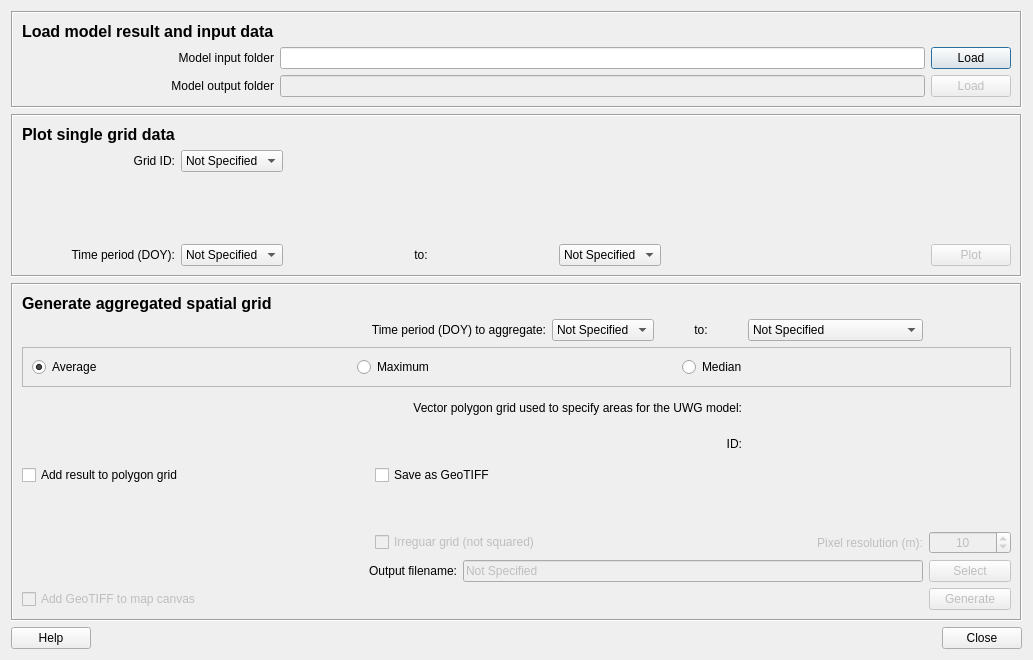
<?xml version="1.0" encoding="UTF-8"?>
<ui version="4.0">
 <class>UWGAnalyserDialogBase</class>
 <widget class="QDialog" name="UWGAnalyserDialogBase">
  <property name="geometry">
   <rect>
    <x>0</x>
    <y>0</y>
    <width>1033</width>
    <height>660</height>
   </rect>
  </property>
  <property name="windowTitle">
   <string>UWG Analyser</string>
  </property>
  <layout class="QGridLayout" name="gridLayout_5">
   <item row="0" column="0" colspan="3">
    <widget class="QFrame" name="frame_8">
     <property name="frameShape">
      <enum>QFrame::Box</enum>
     </property>
     <property name="frameShadow">
      <enum>QFrame::Sunken</enum>
     </property>
     <layout class="QGridLayout" name="gridLayout">
      <item row="1" column="0">
       <widget class="QLabel" name="label_14">
        <property name="text">
         <string>Model input folder</string>
        </property>
        <property name="alignment">
         <set>Qt::AlignRight|Qt::AlignTrailing|Qt::AlignVCenter</set>
        </property>
       </widget>
      </item>
      <item row="3" column="0">
       <widget class="QLabel" name="label_5">
        <property name="text">
         <string>Model output folder</string>
        </property>
        <property name="alignment">
         <set>Qt::AlignRight|Qt::AlignTrailing|Qt::AlignVCenter</set>
        </property>
       </widget>
      </item>
      <item row="1" column="1">
       <widget class="QLineEdit" name="textModelInFolder">
        <property name="toolTip">
         <string>A namelist (RunControl.nml) used for the model run should be specified. This can be located in the suewsmodel directory found as a sub-directory of the UMEP-plugin directory. Note that the namelist includes information on the last model run performed.</string>
        </property>
       </widget>
      </item>
      <item row="3" column="1">
       <widget class="QLineEdit" name="textModelOutFolder">
        <property name="enabled">
         <bool>false</bool>
        </property>
        <property name="toolTip">
         <string>A namelist (RunControl.nml) used for the model run should be specified. This can be located in the suewsmodel directory found as a sub-directory of the UMEP-plugin directory. Note that the namelist includes information on the last model run performed.</string>
        </property>
       </widget>
      </item>
      <item row="0" column="0">
       <widget class="QLabel" name="label_32">
        <property name="text">
         <string>&lt;!DOCTYPE HTML PUBLIC &quot;-//W3C//DTD HTML 4.0//EN&quot; &quot;http://www.w3.org/TR/REC-html40/strict.dtd&quot;&gt;
&lt;html&gt;&lt;head&gt;&lt;meta name=&quot;qrichtext&quot; content=&quot;1&quot; /&gt;&lt;style type=&quot;text/css&quot;&gt;
p, li { white-space: pre-wrap; }
&lt;/style&gt;&lt;/head&gt;&lt;body style=&quot; font-family:'MS Shell Dlg 2'; font-size:8pt; font-weight:400; font-style:normal;&quot;&gt;
&lt;p style=&quot; margin-top:0px; margin-bottom:0px; margin-left:0px; margin-right:0px; -qt-block-indent:0; text-indent:0px;&quot;&gt;&lt;span style=&quot; font-size:12pt; font-weight:600;&quot;&gt;Load model result and input data&lt;/span&gt;&lt;/p&gt;&lt;/body&gt;&lt;/html&gt;</string>
        </property>
       </widget>
      </item>
      <item row="1" column="2">
       <widget class="QPushButton" name="pushButtonInFolder">
        <property name="text">
         <string>Load</string>
        </property>
       </widget>
      </item>
      <item row="3" column="2">
       <widget class="QPushButton" name="pushButtonOutFolder">
        <property name="enabled">
         <bool>false</bool>
        </property>
        <property name="text">
         <string>Load</string>
        </property>
       </widget>
      </item>
     </layout>
    </widget>
   </item>
   <item row="4" column="0">
    <widget class="QPushButton" name="pushButtonHelp">
     <property name="text">
      <string>Help</string>
     </property>
    </widget>
   </item>
   <item row="4" column="1">
    <spacer name="horizontalSpacer_2">
     <property name="orientation">
      <enum>Qt::Horizontal</enum>
     </property>
     <property name="sizeHint" stdset="0">
      <size>
       <width>622</width>
       <height>20</height>
      </size>
     </property>
    </spacer>
   </item>
   <item row="1" column="0" colspan="3">
    <widget class="QFrame" name="frame_POI">
     <property name="enabled">
      <bool>true</bool>
     </property>
     <property name="frameShape">
      <enum>QFrame::Box</enum>
     </property>
     <property name="frameShadow">
      <enum>QFrame::Sunken</enum>
     </property>
     <layout class="QGridLayout" name="gridLayout_3">
      <item row="5" column="0">
       <widget class="QLabel" name="label_10">
        <property name="text">
         <string>Time period (DOY):</string>
        </property>
        <property name="alignment">
         <set>Qt::AlignRight|Qt::AlignTrailing|Qt::AlignVCenter</set>
        </property>
       </widget>
      </item>
      <item row="5" column="3">
       <widget class="QComboBox" name="comboBox_POIDOYMax">
        <property name="enabled">
         <bool>true</bool>
        </property>
        <property name="toolTip">
         <string>Specify the end time period to plot</string>
        </property>
        <item>
         <property name="text">
          <string>Not Specified</string>
         </property>
        </item>
       </widget>
      </item>
      <item row="5" column="5">
       <spacer name="horizontalSpacer">
        <property name="orientation">
         <enum>Qt::Horizontal</enum>
        </property>
        <property name="sizeHint" stdset="0">
         <size>
          <width>40</width>
          <height>20</height>
         </size>
        </property>
       </spacer>
      </item>
      <item row="1" column="1">
       <widget class="QComboBox" name="comboBox_POIField">
        <property name="enabled">
         <bool>true</bool>
        </property>
        <property name="toolTip">
         <string>Here, a list of all available modeled grids are listed. Specify one of the grid IDs. If no grid is available, then no data if found in the model output folder.</string>
        </property>
        <item>
         <property name="text">
          <string>Not Specified</string>
         </property>
        </item>
       </widget>
      </item>
      <item row="2" column="0">
       <spacer name="verticalSpacer_4">
        <property name="orientation">
         <enum>Qt::Vertical</enum>
        </property>
        <property name="sizeHint" stdset="0">
         <size>
          <width>20</width>
          <height>40</height>
         </size>
        </property>
       </spacer>
      </item>
      <item row="5" column="1">
       <widget class="QComboBox" name="comboBox_POIDOYMin">
        <property name="enabled">
         <bool>true</bool>
        </property>
        <property name="toolTip">
         <string>Specify the start time period to plot</string>
        </property>
        <item>
         <property name="text">
          <string>Not Specified</string>
         </property>
        </item>
       </widget>
      </item>
      <item row="5" column="2">
       <widget class="QLabel" name="label_9">
        <property name="text">
         <string>to:</string>
        </property>
        <property name="alignment">
         <set>Qt::AlignCenter</set>
        </property>
       </widget>
      </item>
      <item row="5" column="6">
       <widget class="QPushButton" name="runButtonPlot">
        <property name="enabled">
         <bool>false</bool>
        </property>
        <property name="toolTip">
         <string>	Plot the data selected above</string>
        </property>
        <property name="text">
         <string>Plot</string>
        </property>
       </widget>
      </item>
      <item row="0" column="0">
       <widget class="QLabel" name="label_29">
        <property name="text">
         <string>&lt;!DOCTYPE HTML PUBLIC &quot;-//W3C//DTD HTML 4.0//EN&quot; &quot;http://www.w3.org/TR/REC-html40/strict.dtd&quot;&gt;
&lt;html&gt;&lt;head&gt;&lt;meta name=&quot;qrichtext&quot; content=&quot;1&quot; /&gt;&lt;style type=&quot;text/css&quot;&gt;
p, li { white-space: pre-wrap; }
&lt;/style&gt;&lt;/head&gt;&lt;body style=&quot; font-family:'MS Shell Dlg 2'; font-size:8pt; font-weight:400; font-style:normal;&quot;&gt;
&lt;p style=&quot; margin-top:0px; margin-bottom:0px; margin-left:0px; margin-right:0px; -qt-block-indent:0; text-indent:0px;&quot;&gt;&lt;span style=&quot; font-size:12pt; font-weight:600;&quot;&gt;Plot single grid data&lt;/span&gt;&lt;/p&gt;&lt;/body&gt;&lt;/html&gt;</string>
        </property>
       </widget>
      </item>
      <item row="1" column="0">
       <widget class="QLabel" name="label_34">
        <property name="enabled">
         <bool>true</bool>
        </property>
        <property name="text">
         <string>Grid ID:</string>
        </property>
        <property name="alignment">
         <set>Qt::AlignRight|Qt::AlignTrailing|Qt::AlignVCenter</set>
        </property>
        <property name="buddy">
         <cstring>comboBox_POIField</cstring>
        </property>
       </widget>
      </item>
      <item row="1" column="2">
       <spacer name="horizontalSpacer_3">
        <property name="orientation">
         <enum>Qt::Horizontal</enum>
        </property>
        <property name="sizeHint" stdset="0">
         <size>
          <width>40</width>
          <height>20</height>
         </size>
        </property>
       </spacer>
      </item>
     </layout>
     <zorder>label_29</zorder>
     <zorder>verticalSpacer_4</zorder>
     <zorder>label_10</zorder>
     <zorder>runButtonPlot</zorder>
     <zorder>horizontalSpacer</zorder>
     <zorder>comboBox_POIDOYMin</zorder>
     <zorder>label_9</zorder>
     <zorder>comboBox_POIDOYMax</zorder>
     <zorder>label_34</zorder>
     <zorder>comboBox_POIField</zorder>
     <zorder>horizontalSpacer_3</zorder>
    </widget>
   </item>
   <item row="4" column="2">
    <widget class="QPushButton" name="pushButtonClose">
     <property name="text">
      <string>Close</string>
     </property>
    </widget>
   </item>
   <item row="3" column="0" colspan="3">
    <widget class="QFrame" name="frame_Spatial">
     <property name="enabled">
      <bool>true</bool>
     </property>
     <property name="frameShape">
      <enum>QFrame::Box</enum>
     </property>
     <property name="frameShadow">
      <enum>QFrame::Sunken</enum>
     </property>
     <layout class="QGridLayout" name="gridLayout_2">
      <item row="5" column="0" colspan="8">
       <widget class="QLabel" name="label_3">
        <property name="text">
         <string>Vector polygon grid used to specify areas for the UWG model:</string>
        </property>
        <property name="alignment">
         <set>Qt::AlignRight|Qt::AlignTrailing|Qt::AlignVCenter</set>
        </property>
       </widget>
      </item>
      <item row="1" column="0" colspan="6">
       <widget class="QLabel" name="label">
        <property name="text">
         <string>Time period (DOY) to aggregate:</string>
        </property>
        <property name="alignment">
         <set>Qt::AlignRight|Qt::AlignTrailing|Qt::AlignVCenter</set>
        </property>
       </widget>
      </item>
      <item row="11" column="9">
       <widget class="QDoubleSpinBox" name="doubleSpinBoxRes">
        <property name="enabled">
         <bool>false</bool>
        </property>
        <property name="toolTip">
         <string>When a irregular grid is used, a pixel resolution in meters must be specified</string>
        </property>
        <property name="alignment">
         <set>Qt::AlignCenter</set>
        </property>
        <property name="decimals">
         <number>0</number>
        </property>
        <property name="maximum">
         <double>10000.000000000000000</double>
        </property>
        <property name="value">
         <double>10.000000000000000</double>
        </property>
       </widget>
      </item>
      <item row="14" column="9">
       <widget class="QPushButton" name="runButtonSpatial">
        <property name="enabled">
         <bool>false</bool>
        </property>
        <property name="cursor">
         <cursorShape>ArrowCursor</cursorShape>
        </property>
        <property name="toolTip">
         <string>Starts the spatial processing/analysis</string>
        </property>
        <property name="text">
         <string>Generate</string>
        </property>
       </widget>
      </item>
      <item row="0" column="0" colspan="3">
       <widget class="QLabel" name="label_31">
        <property name="text">
         <string>&lt;!DOCTYPE HTML PUBLIC &quot;-//W3C//DTD HTML 4.0//EN&quot; &quot;http://www.w3.org/TR/REC-html40/strict.dtd&quot;&gt;
&lt;html&gt;&lt;head&gt;&lt;meta name=&quot;qrichtext&quot; content=&quot;1&quot; /&gt;&lt;style type=&quot;text/css&quot;&gt;
p, li { white-space: pre-wrap; }
&lt;/style&gt;&lt;/head&gt;&lt;body style=&quot; font-family:'MS Shell Dlg 2'; font-size:8pt; font-weight:400; font-style:normal;&quot;&gt;
&lt;p style=&quot; margin-top:0px; margin-bottom:0px; margin-left:0px; margin-right:0px; -qt-block-indent:0; text-indent:0px;&quot;&gt;&lt;span style=&quot; font-size:12pt; font-weight:600;&quot;&gt;Generate aggregated spatial grid&lt;/span&gt;&lt;/p&gt;&lt;/body&gt;&lt;/html&gt;</string>
        </property>
       </widget>
      </item>
      <item row="11" column="4" colspan="4">
       <widget class="QCheckBox" name="checkBoxIrregular">
        <property name="enabled">
         <bool>false</bool>
        </property>
        <property name="toolTip">
         <string>Tick this in if a grid is irregular i.e. not squared and aligned north to south</string>
        </property>
        <property name="text">
         <string>Irreguar grid (not squared)</string>
        </property>
       </widget>
      </item>
      <item row="11" column="8">
       <widget class="QLabel" name="label_2">
        <property name="enabled">
         <bool>false</bool>
        </property>
        <property name="text">
         <string>Pixel resolution (m):</string>
        </property>
        <property name="alignment">
         <set>Qt::AlignRight|Qt::AlignTrailing|Qt::AlignVCenter</set>
        </property>
       </widget>
      </item>
      <item row="5" column="8">
       <widget class="QWidget" name="widgetPolygrid" native="true">
        <property name="enabled">
         <bool>true</bool>
        </property>
        <property name="minimumSize">
         <size>
          <width>175</width>
          <height>30</height>
         </size>
        </property>
        <property name="layoutDirection">
         <enum>Qt::LeftToRight</enum>
        </property>
        <layout class="QGridLayout" name="gridLayout_7"/>
       </widget>
      </item>
      <item row="6" column="7">
       <widget class="QLabel" name="label_7">
        <property name="text">
         <string>ID:</string>
        </property>
        <property name="alignment">
         <set>Qt::AlignRight|Qt::AlignTrailing|Qt::AlignVCenter</set>
        </property>
       </widget>
      </item>
      <item row="6" column="8">
       <widget class="QWidget" name="widgetField" native="true">
        <property name="enabled">
         <bool>true</bool>
        </property>
        <property name="minimumSize">
         <size>
          <width>125</width>
          <height>30</height>
         </size>
        </property>
        <property name="layoutDirection">
         <enum>Qt::LeftToRight</enum>
        </property>
        <layout class="QGridLayout" name="gridLayout_15"/>
       </widget>
      </item>
      <item row="2" column="0" rowspan="3" colspan="10">
       <widget class="QFrame" name="frame">
        <property name="toolTip">
         <string>Specify statistical method</string>
        </property>
        <property name="frameShape">
         <enum>QFrame::StyledPanel</enum>
        </property>
        <property name="frameShadow">
         <enum>QFrame::Raised</enum>
        </property>
        <layout class="QGridLayout" name="gridLayout_4">
         <item row="2" column="1">
          <widget class="QRadioButton" name="radioButtonMax">
           <property name="text">
            <string>Maximum</string>
           </property>
          </widget>
         </item>
         <item row="2" column="2">
          <widget class="QRadioButton" name="radioButtonMed">
           <property name="text">
            <string>Median</string>
           </property>
          </widget>
         </item>
         <item row="2" column="0">
          <widget class="QRadioButton" name="radioButtonMean">
           <property name="text">
            <string>Average</string>
           </property>
           <property name="checked">
            <bool>true</bool>
           </property>
          </widget>
         </item>
        </layout>
       </widget>
      </item>
      <item row="13" column="9">
       <widget class="QPushButton" name="pushButtonSave">
        <property name="enabled">
         <bool>false</bool>
        </property>
        <property name="text">
         <string>Select</string>
        </property>
       </widget>
      </item>
      <item row="1" column="8">
       <widget class="QComboBox" name="comboBox_SpatialDOYMax">
        <property name="enabled">
         <bool>true</bool>
        </property>
        <property name="toolTip">
         <string>Specify the end time period to plot</string>
        </property>
        <item>
         <property name="text">
          <string>Not Specified</string>
         </property>
        </item>
       </widget>
      </item>
      <item row="1" column="6">
       <widget class="QComboBox" name="comboBox_SpatialDOYMin">
        <property name="enabled">
         <bool>true</bool>
        </property>
        <property name="toolTip">
         <string>Specify the start time period to plot</string>
        </property>
        <item>
         <property name="text">
          <string>Not Specified</string>
         </property>
        </item>
       </widget>
      </item>
      <item row="13" column="5" colspan="4">
       <widget class="QLineEdit" name="textOutput">
        <property name="enabled">
         <bool>false</bool>
        </property>
        <property name="toolTip">
         <string>Name of the GeoTIFF to be saved</string>
        </property>
        <property name="text">
         <string>Not Specified</string>
        </property>
       </widget>
      </item>
      <item row="9" column="0" colspan="4">
       <widget class="QCheckBox" name="addResultToGrid">
        <property name="toolTip">
         <string>Tick this box to add the results in the attribute table of the grid specified. PLoygon grid need to be reloaded for changes to appear in the atttribute table.</string>
        </property>
        <property name="text">
         <string>Add result to polygon grid</string>
        </property>
       </widget>
      </item>
      <item row="1" column="7">
       <widget class="QLabel" name="label_11">
        <property name="text">
         <string>to:</string>
        </property>
        <property name="alignment">
         <set>Qt::AlignCenter</set>
        </property>
       </widget>
      </item>
      <item row="13" column="0" colspan="5">
       <widget class="QLabel" name="label_4">
        <property name="enabled">
         <bool>true</bool>
        </property>
        <property name="text">
         <string>Output filename:</string>
        </property>
        <property name="alignment">
         <set>Qt::AlignRight|Qt::AlignTrailing|Qt::AlignVCenter</set>
        </property>
       </widget>
      </item>
      <item row="9" column="4" colspan="3">
       <widget class="QCheckBox" name="addResultToGeotiff">
        <property name="toolTip">
         <string>Tick this in to generate a raster grid from the analyze settings specified</string>
        </property>
        <property name="text">
         <string>Save as GeoTIFF</string>
        </property>
       </widget>
      </item>
      <item row="14" column="0" colspan="4">
       <widget class="QCheckBox" name="checkBoxIntoCanvas">
        <property name="enabled">
         <bool>false</bool>
        </property>
        <property name="toolTip">
         <string>All analysis specified above will be added to the map canvas if this box is ticked in</string>
        </property>
        <property name="text">
         <string>Add GeoTIFF to map canvas</string>
        </property>
       </widget>
      </item>
      <item row="10" column="4">
       <spacer name="verticalSpacer_2">
        <property name="orientation">
         <enum>Qt::Vertical</enum>
        </property>
        <property name="sizeHint" stdset="0">
         <size>
          <width>20</width>
          <height>40</height>
         </size>
        </property>
       </spacer>
      </item>
     </layout>
    </widget>
   </item>
  </layout>
 </widget>
 <resources/>
 <connections>
  <connection>
   <sender>pushButtonClose</sender>
   <signal>clicked()</signal>
   <receiver>UWGAnalyserDialogBase</receiver>
   <slot>accept()</slot>
   <hints>
    <hint type="sourcelabel">
     <x>1021</x>
     <y>648</y>
    </hint>
    <hint type="destinationlabel">
     <x>405</x>
     <y>305</y>
    </hint>
   </hints>
  </connection>
  <connection>
   <sender>pushButtonOutFolder</sender>
   <signal>clicked(bool)</signal>
   <receiver>runButtonPlot</receiver>
   <slot>setEnabled(bool)</slot>
   <hints>
    <hint type="sourcelabel">
     <x>1008</x>
     <y>102</y>
    </hint>
    <hint type="destinationlabel">
     <x>1008</x>
     <y>251</y>
    </hint>
   </hints>
  </connection>
  <connection>
   <sender>addResultToGeotiff</sender>
   <signal>clicked(bool)</signal>
   <receiver>checkBoxIrregular</receiver>
   <slot>setEnabled(bool)</slot>
   <hints>
    <hint type="sourcelabel">
     <x>658</x>
     <y>476</y>
    </hint>
    <hint type="destinationlabel">
     <x>742</x>
     <y>541</y>
    </hint>
   </hints>
  </connection>
  <connection>
   <sender>checkBoxIrregular</sender>
   <signal>clicked(bool)</signal>
   <receiver>label_2</receiver>
   <slot>setEnabled(bool)</slot>
   <hints>
    <hint type="sourcelabel">
     <x>742</x>
     <y>541</y>
    </hint>
    <hint type="destinationlabel">
     <x>924</x>
     <y>545</y>
    </hint>
   </hints>
  </connection>
  <connection>
   <sender>checkBoxIrregular</sender>
   <signal>clicked(bool)</signal>
   <receiver>doubleSpinBoxRes</receiver>
   <slot>setEnabled(bool)</slot>
   <hints>
    <hint type="sourcelabel">
     <x>742</x>
     <y>541</y>
    </hint>
    <hint type="destinationlabel">
     <x>1008</x>
     <y>545</y>
    </hint>
   </hints>
  </connection>
  <connection>
   <sender>pushButtonOutFolder</sender>
   <signal>clicked(bool)</signal>
   <receiver>runButtonSpatial</receiver>
   <slot>setEnabled(bool)</slot>
   <hints>
    <hint type="sourcelabel">
     <x>982</x>
     <y>97</y>
    </hint>
    <hint type="destinationlabel">
     <x>979</x>
     <y>591</y>
    </hint>
   </hints>
  </connection>
  <connection>
   <sender>addResultToGeotiff</sender>
   <signal>clicked(bool)</signal>
   <receiver>textOutput</receiver>
   <slot>setEnabled(bool)</slot>
   <hints>
    <hint type="sourcelabel">
     <x>508</x>
     <y>468</y>
    </hint>
    <hint type="destinationlabel">
     <x>571</x>
     <y>572</y>
    </hint>
   </hints>
  </connection>
  <connection>
   <sender>addResultToGeotiff</sender>
   <signal>clicked(bool)</signal>
   <receiver>pushButtonSave</receiver>
   <slot>setEnabled(bool)</slot>
   <hints>
    <hint type="sourcelabel">
     <x>514</x>
     <y>471</y>
    </hint>
    <hint type="destinationlabel">
     <x>943</x>
     <y>564</y>
    </hint>
   </hints>
  </connection>
  <connection>
   <sender>addResultToGeotiff</sender>
   <signal>clicked(bool)</signal>
   <receiver>checkBoxIntoCanvas</receiver>
   <slot>setEnabled(bool)</slot>
   <hints>
    <hint type="sourcelabel">
     <x>437</x>
     <y>468</y>
    </hint>
    <hint type="destinationlabel">
     <x>81</x>
     <y>587</y>
    </hint>
   </hints>
  </connection>
 </connections>
</ui>
